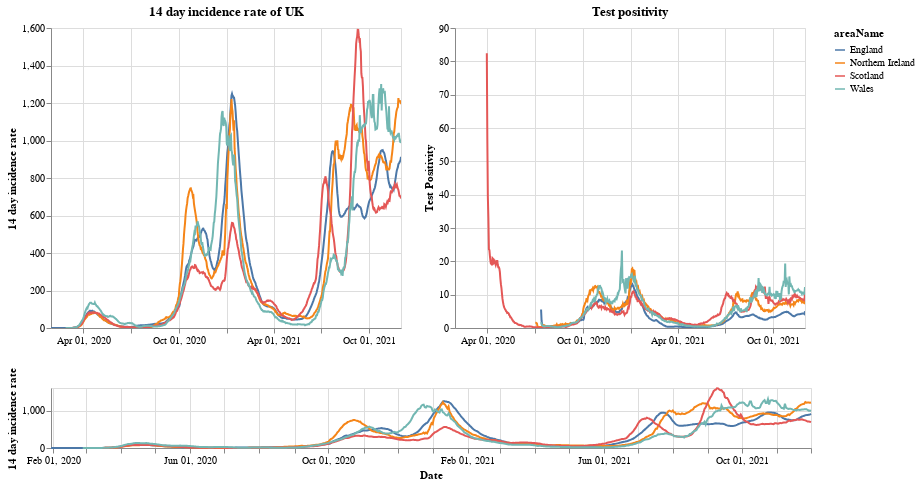

Write notebook code for a chart like this one.
### Markdown cell above
# Plots

First a plot with each country in the UK. The top right shows the positivity rate for (which is the percentage of registered tests which were positive) while the top left is the 14 day incidence rate. The bottom chart can be used to select the timeframe (does not work on a mobile device).

### Code cell
#collapse
brush = alt.selection(type='interval', name='DateBrush',encodings=['x'],fields=['Time'])
leg_selection = alt.selection_multi(fields=['areaName'], bind='legend')

base = alt.Chart(uk_cases).mark_line().encode(
    x=alt.X("yearmonthdate(date):T", axis=alt.Axis(title='Date')),
    y=alt.Y("twoWeeklyCasesRate:Q", axis=alt.Axis(title='14 day incidence rate')),
    tooltip=['areaName', 'date','twoWeeklyCasesRate', 'testPositivity'],
    color='areaName',
    opacity=alt.condition(leg_selection, alt.value(2), alt.value(0.1))
).add_selection(leg_selection).properties(width=350)

upper = base.encode(alt.X('yearmonthdate(date):T', axis=alt.Axis(title=''),
                         scale=alt.Scale(domain=brush))
                   ).properties(title=f'14 day incidence rate of UK')
upper_right = upper.encode(alt.Y('testPositivity:Q', axis=alt.Axis(title='Test Positivity'))).properties(title='Test positivity')
lower = base.properties(height=60, width = 760).add_selection(brush)

(upper | upper_right) & lower

### Figure 1 — Vega-Lite specification as saved in the notebook (floating-point values rounded to 4 significant figures; data arrays with more than 128 entries replaced by an {"elided": "..."} marker saying what was removed)
{"config": {"view": {"continuousWidth": 400, "continuousHeight": 300}}, "vconcat": [{"hconcat": [{"mark": "line", "encoding": {"color": {"type": "nominal", "field": "areaName"}, "opacity": {"condition": {"value": 2, "selection": "selector001"}, "value": 0.1}, "tooltip": [{"type": "nominal", "field": "areaName"}, {"type": "temporal", "field": "date"}, {"type": "quantitative", "field": "twoWeeklyCasesRate"}, {"type": "quantitative", "field": "testPositivity"}], "x": {"type": "temporal", "axis": {"title": ""}, "field": "date", "scale": {"domain": {"selection": "DateBrush"}}, "timeUnit": "yearmonthdate"}, "y": {"type": "quantitative", "axis": {"title": "14 day incidence rate"}, "field": "twoWeeklyCasesRate"}}, "selection": {"selector001": {"type": "multi", "fields": ["areaName"], "bind": "legend"}}, "title": "14 day incidence rate of UK", "width": 350}, {"mark": "line", "encoding": {"color": {"type": "nominal", "field": "areaName"}, "opacity": {"condition": {"value": 2, "selection": "selector001"}, "value": 0.1}, "tooltip": [{"type": "nominal", "field": "areaName"}, {"type": "temporal", "field": "date"}, {"type": "quantitative", "field": "twoWeeklyCasesRate"}, {"type": "quantitative", "field": "testPositivity"}], "x": {"type": "temporal", "axis": {"title": ""}, "field": "date", "scale": {"domain": {"selection": "DateBrush"}}, "timeUnit": "yearmonthdate"}, "y": {"type": "quantitative", "axis": {"title": "Test Positivity"}, "field": "testPositivity"}}, "selection": {"selector001": {"type": "multi", "fields": ["areaName"], "bind": "legend"}}, "title": "Test positivity", "width": 350}]}, {"mark": "line", "encoding": {"color": {"type": "nominal", "field": "areaName"}, "opacity": {"condition": {"value": 2, "selection": "selector001"}, "value": 0.1}, "tooltip": [{"type": "nominal", "field": "areaName"}, {"type": "temporal", "field": "date"}, {"type": "quantitative", "field": "twoWeeklyCasesRate"}, {"type": "quantitative", "field": "testPositivity"}], "x": {"type": "temporal", "axis": {"title": "Date"}, "field": "date", "timeUnit": "yearmonthdate"}, "y": {"type": "quantitative", "axis": {"title": "14 day incidence rate"}, "field": "twoWeeklyCasesRate"}}, "height": 60, "selection": {"selector001": {"type": "multi", "fields": ["areaName"], "bind": "legend"}, "DateBrush": {"type": "interval", "encodings": ["x"], "fields": ["Time"]}}, "width": 760}], "data": {"name": "data-1d08a96a1914a55a6261cb078e86b03d"}, "$schema": "https://vega.github.io/schema/vega-lite/v4.8.1.json", "datasets": {"data-1d08a96a1914a55a6261cb078e86b03d": {"elided": "2596 records"}}}
